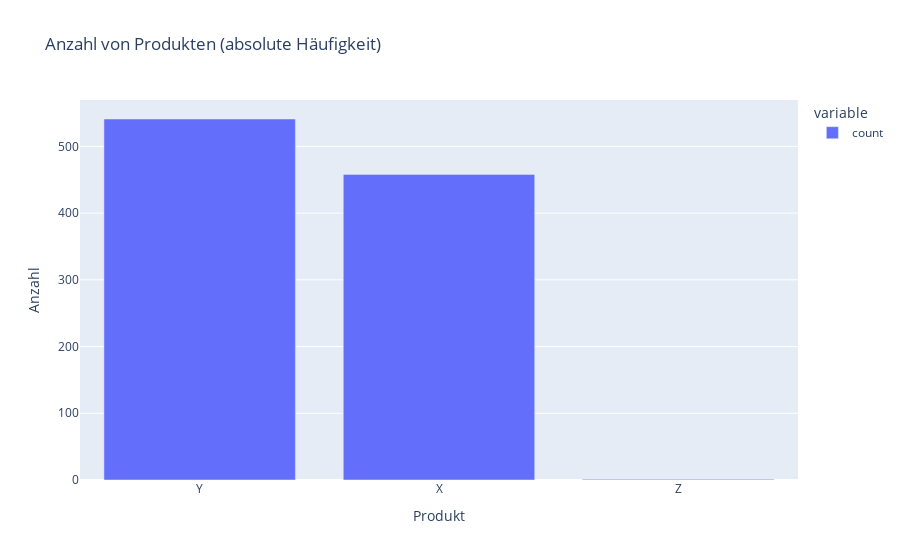

Notebook code cell kept with this figure:
### Markdown cell above
<span style="color:#FF5F00"><b>AUFGABE:</b></span><br>
Stellen Sie selbstständig ein Säulen- oder Balkendiagramm für das nominale Merkmal ```Produkt``` dar. Was fällt Ihnen auf?

### Code cell
# Erstelle Diagramm von absoluten Häufigkeiten von Produkten analog zu den oberen Beispielen
plot = df["Produkt"].value_counts().plot(kind="bar", title="Anzahl von Produkten (absolute Häufigkeit)")
#* Note: Die Achsen müssen explizit umbenannt werden
plot.update_layout(xaxis_title="Produkt", yaxis_title="Anzahl")

### Figure 1 — Plotly figure (JSON) as saved in the notebook; plotly's stock layout.template omitted (floating-point values rounded to 4 significant figures)
{"data": [{"hovertemplate": "variable=count<br>Produkt=%{x}<br>value=%{y}<extra></extra>", "legendgroup": "count", "marker": {"color": "#636efa", "pattern": {"shape": ""}}, "name": "count", "orientation": "v", "showlegend": true, "textposition": "auto", "type": "bar", "x": ["Y", "X", "Z"], "xaxis": "x", "y": [541, 458, 1], "yaxis": "y"}], "layout": {"barmode": "relative", "legend": {"title": {"text": "variable"}, "tracegroupgap": 0}, "title": {"text": "Anzahl von Produkten (absolute Häufigkeit)"}, "xaxis": {"anchor": "y", "domain": [0, 1], "title": {"text": "Produkt"}}, "yaxis": {"anchor": "x", "domain": [0, 1], "title": {"text": "Anzahl"}}}}
